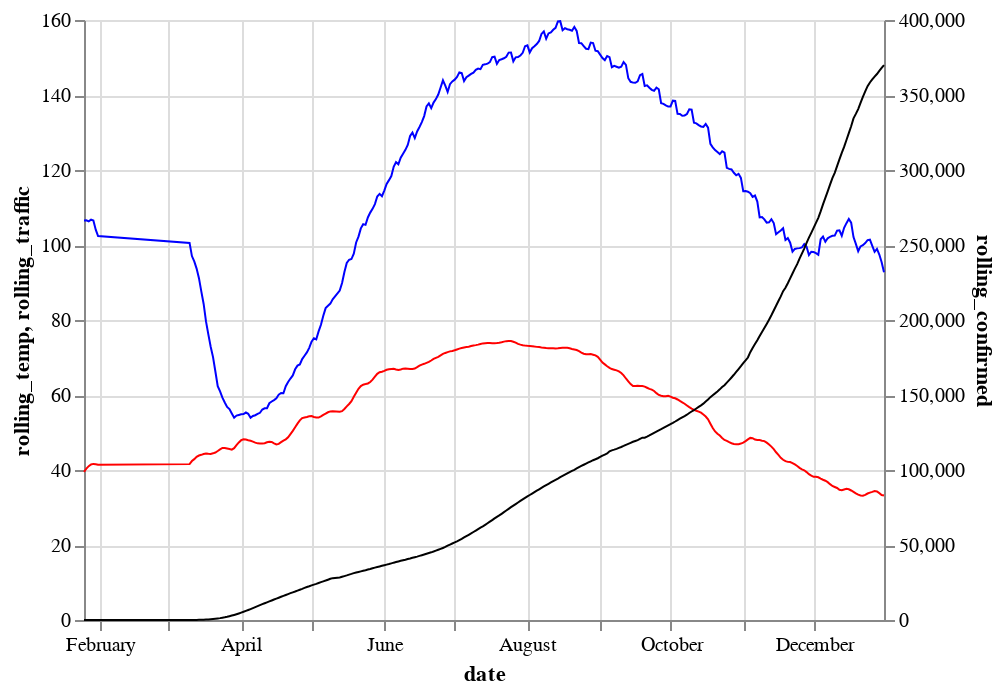

The cell this chart's notebook holds for it:
### Code cell
alt.data_transformers.disable_max_rows()
#scatter = alt.Chart(loc_timeseries.reset_index()).mark_point().encode(x='date:T',y='mean(Average Temperature (deg F))')
#print(loc_timeseries.reset_index().groupby('date').mean().reset_index())
mean_temp = alt.Chart(merged_df.reset_index().groupby('date').mean().reset_index()).transform_window(rolling_temp='mean(Average Temperature (deg F))',frame=[-7,7]
                                                               ).mark_line(color='red',size=1).encode(
                                                                    x='date:T',
                                                                    y=alt.Y('rolling_temp:Q'),
                                                                    )#,scale=alt.Scale(domain=[20,80])))
mean_covid = alt.Chart(merged_df.reset_index().groupby('date').mean().reset_index()).transform_window(rolling_confirmed='mean(Confirmed)',frame=[-7,7]
                                                               ).mark_line(color='black',size=1).encode(
                                                                    x='date:T',
                                                                    y=alt.Y('rolling_confirmed:Q'),
                                                                    )

mean_traffic = alt.Chart(merged_df.reset_index().groupby('date').mean().reset_index()).transform_window(rolling_traffic='mean(Traffic)',frame=[-7,7]
                                                               ).mark_line(color='blue',size=1).encode(
                                                                    x='date:T',
                                                                    y=alt.Y('rolling_traffic:Q'),
                                                                    )
alt.layer((mean_temp+mean_traffic).properties(width=400).resolve_scale(y='shared',x='shared'),mean_covid).resolve_scale(y='independent',x='shared').properties(width=400)

### Figure 1 — Vega-Lite specification as saved in the notebook (floating-point values rounded to 4 significant figures; data arrays with more than 128 entries replaced by an {"elided": "..."} marker saying what was removed)
{"config": {"view": {"continuousWidth": 400, "continuousHeight": 300}}, "layer": [{"layer": [{"data": {"name": "data-76591c3d4659354ce7cbcc64207246f0"}, "mark": {"type": "line", "color": "red", "size": 1}, "encoding": {"x": {"type": "temporal", "field": "date"}, "y": {"type": "quantitative", "field": "rolling_temp"}}, "transform": [{"window": [{"op": "mean", "field": "Average Temperature (deg F)", "as": "rolling_temp"}], "frame": [-7, 7]}]}, {"data": {"name": "data-76591c3d4659354ce7cbcc64207246f0"}, "mark": {"type": "line", "color": "blue", "size": 1}, "encoding": {"x": {"type": "temporal", "field": "date"}, "y": {"type": "quantitative", "field": "rolling_traffic"}}, "transform": [{"window": [{"op": "mean", "field": "Traffic", "as": "rolling_traffic"}], "frame": [-7, 7]}]}], "resolve": {"scale": {"x": "shared", "y": "shared"}}, "width": 400}, {"data": {"name": "data-76591c3d4659354ce7cbcc64207246f0"}, "mark": {"type": "line", "color": "black", "size": 1}, "encoding": {"x": {"type": "temporal", "field": "date"}, "y": {"type": "quantitative", "field": "rolling_confirmed"}}, "transform": [{"window": [{"op": "mean", "field": "Confirmed", "as": "rolling_confirmed"}], "frame": [-7, 7]}]}], "resolve": {"scale": {"x": "shared", "y": "independent"}}, "width": 400, "$schema": "https://vega.github.io/schema/vega-lite/v4.8.1.json", "datasets": {"data-76591c3d4659354ce7cbcc64207246f0": {"elided": "302 records"}}}
